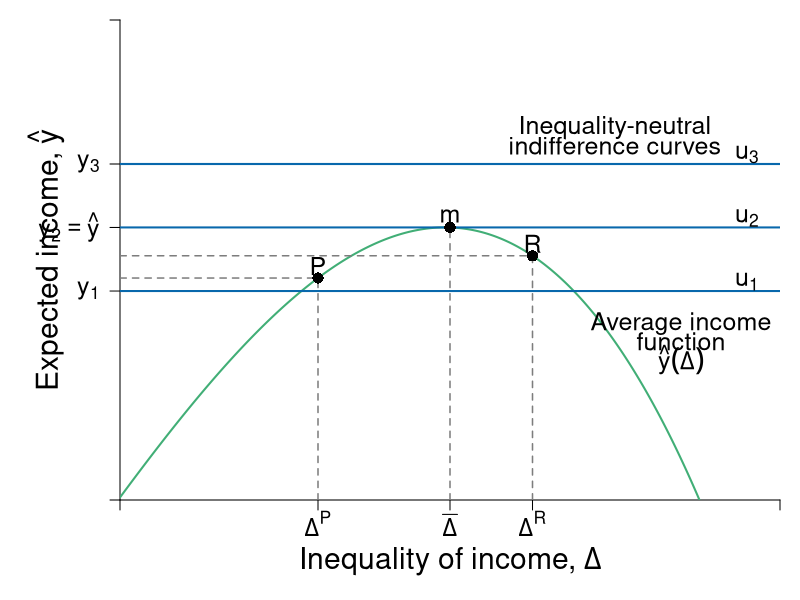

Write R code to recreate this figure.
#Graph Designer: Simon Halliday & Riley Boeth '17
#Authors: Bowles, Foley and Halliday
#Title: Coordination, Conflict and Competition: A Text in Microeconomics

library(shape)
pdf(file = "risk/risks_inequality_neutral.pdf", width = 10, height = 8)


#Set parameters for graphics
axislabelsize <- 1.8
labelsize <- 1.5
namesize <- 1.8
annotatesize <- 1.5
graphlinewidth <- 2
segmentlinewidth <- 1.5

COL <- c("#7fc97f", "#beaed4", "#fdc086", "#ffff99", "#386cb0", "#f0027f", "#bf5b17", "#666666")
COLA <- c("#e0f3db", "#99d8c9","#66c2a4","#41ae76", "#238b45", "#005824")
COLB <- c("#c6dbef", "#4eb3d3", "#2b8cbe", "#0868ac","#084081")
COLC <- c("#fcfbfd", "#efedf5", "#dadaeb", "#bcbddc", "#9e9ac8", "#807dba", "#6a51a3", "#54278f", "#3f007d")
grays <- gray.colors(25, start = 1, end = 0)

#Edited the margins to cater for the larger LHS labels
par(mar =  c(5, 6, 1, 1))

#Indifference curves of a risk-averse homo economicus (2nd graph out of the two for 4.7)

indiffA <- function(x, ua = 2, slope = 1/12) {
  ua + slope*(x)^2
}

#Average wealth function 

avgwealth <- function(x){
  (1.08)*((-1/35)*(((-((.9)*x-36))^2))+36.8+((-1/10)*(x-4)+(-1/1000)*((x-3)^3)))
}

#Add limits on axes and levels of utility for each indifference curve
ylims <- c(0, 40)
xlims <- c(0, 40)

npts <- 501 
x <- seq(xlims[1], xlims[2], length.out = npts)
y <- seq(ylims[1], ylims[2], length.out = npts) 

plot(0, 0, xlim = xlims, ylim = ylims, type = "n",
     xlab = expression(paste("")),
     ylab = expression(paste("")), 
     xaxt = "n", 
     yaxt = "n", 
     cex.lab = axislabelsize, 
     bty = "n", 
     xaxs = "i", 
     yaxs = "i"
)

#x and y limits with plain axes without ticks/numbers to match previous graph

#ticksx <- seq(from = 0, to = xlims[2]+1, by = 4)
#xlabels <- seq(from = 0, to = xlims[2], by = 1)
ticksx <- c(xlims[1], 12,  20, 25, xlims[2])
xlabels <- c(NA, expression(paste(Delta^P)), expression(paste(bar(Delta) )), expression(paste(Delta^R)), NA)
#ticksy <- seq(from = 0, to = ylims[2]+1, by = 4)
#ylabels <- seq(from = 0, to = ylims[2], by = 1)
ticksy <- c(ylims[1], avgwealth(11), avgwealth(20), 28, ylims[2])
ylabels <- c(NA, expression(paste(y[1])), expression(paste(y[2] == hat(y) )), expression(paste(y[3])), NA)


axis(1,at = ticksx,  pos = 0, labels = xlabels, cex.axis = labelsize)
axis(2,at = ticksy,  pos = 0, labels = ylabels, las = 1, cex.axis = labelsize)

npts <- 500 
xx1 <- seq(xlims[1], xlims[2], length.out = npts)
xx2 <- seq(0, xlims[2], length.out = npts)
xx3 <- seq(xlims[1], 0, length.out = npts)
xx4 <- seq(-11, 0, length.out = npts)


lines(xx1, avgwealth(xx1), col = COLA[4], lwd = graphlinewidth)


#Axis labels and draw linear utility function
mtext(expression(paste("Inequality of income, ", Delta)), side = 1, line = 3, cex = axislabelsize)
text(-4.5, 0.5*ylims[2], expression(paste("Expected income, ",hat(y))), xpd = TRUE, cex = axislabelsize, srt = 90) 

#Label various points on line

segments(0, avgwealth(x = 11), xlims[2], avgwealth(x = 11), lty = 1, col = COLB[4], lwd = graphlinewidth)
segments(0, avgwealth(x = 20) , xlims[2], avgwealth(x = 20) , lty = 1, col = COLB[4], lwd = graphlinewidth)
segments(0, 28, xlims[2], 28, lty = 1, col = COLB[4], lwd = graphlinewidth)


text(20, avgwealth(20)+1, expression(paste(m)), cex = labelsize)
segments(20, 0, 20, avgwealth(20), lty = 2, col = grays[20], lwd = segmentlinewidth)
points(20, avgwealth(20), pch = 16, col = "black", cex = 1.5)

segments(0, avgwealth(12), 12, avgwealth(12), lty = 2, col = grays[20], lwd = segmentlinewidth)
segments(12, 0, 12, avgwealth(12), lty = 2, col = grays[20], lwd = segmentlinewidth)
points(12, avgwealth(12), pch = 16, col = "black", cex = 1.5)
text(12, avgwealth(12) + 1, expression(paste(P)), cex = labelsize)

segments(0, avgwealth(25), 25, avgwealth(25), lty = 2, col = grays[20], lwd = segmentlinewidth)
segments(25, 0, 25, avgwealth(25), lty = 2, col = grays[20], lwd = segmentlinewidth)
points(25, avgwealth(25), pch = 16, col = "black", cex = 1.5)
text(25, avgwealth(25) + 1, expression(paste(R)), cex = labelsize)


#label the three indifference curves

text(38, 18.2, expression(paste(u[1])), xpd = TRUE, cex = labelsize)
text(38, 23.5, expression(paste(u[2])),  xpd = TRUE, cex = labelsize)
text(38, 28.8, expression(paste(u[3])),  xpd = TRUE, cex = labelsize)

#Label average wealth curve and indifference curves generally

text(34, avgwealth(30)+1.5, expression(paste("Average income")), xpd = TRUE, cex = labelsize)
text(34, avgwealth(30), expression(paste("function")), xpd = TRUE, cex = labelsize)
text(34, avgwealth(30)-1.5, expression(paste(hat(y)(Delta) )), xpd = TRUE, cex = labelsize)

text(30, 31, expression(paste("Inequality-neutral")), xpd = TRUE, cex = labelsize)
text(30, 29.5, expression(paste("indifference curves")), xpd = TRUE, cex = labelsize)

dev.off()
